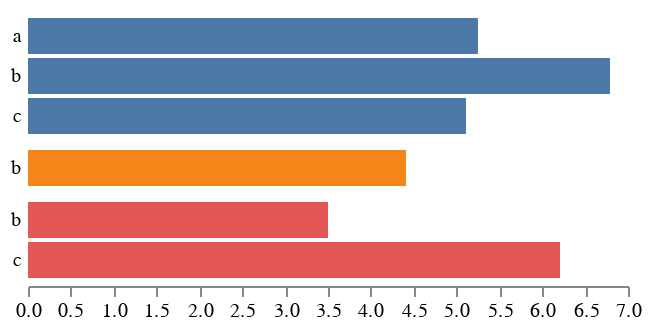

Source (Vega-Lite JSON):
### Vega specification from a JSON file in a GitHub repository (floating-point values rounded to 4 significant figures)
{"$schema": "https://vega.github.io/schema/vega/v4.json", "width": 300, "padding": 5, "autosize": "pad", "signals": [{"name": "rangeStep", "value": 20, "bind": {"input": "range", "min": 5, "max": 50, "step": 1}}, {"name": "innerPadding", "value": 0.1, "bind": {"input": "range", "min": 0, "max": 0.7, "step": 0.01}}, {"name": "outerPadding", "value": 0.2, "bind": {"input": "range", "min": 0, "max": 0.4, "step": 0.01}}, {"name": "height", "update": "trellisExtent[1]"}], "data": [{"name": "tuples", "values": [{"a": 0, "b": "a", "c": 6.3}, {"a": 0, "b": "a", "c": 4.2}, {"a": 0, "b": "b", "c": 6.8}, {"a": 0, "b": "c", "c": 5.1}, {"a": 1, "b": "b", "c": 4.4}, {"a": 2, "b": "b", "c": 3.5}, {"a": 2, "b": "c", "c": 6.2}], "transform": [{"type": "aggregate", "groupby": ["a", "b"], "fields": ["c"], "ops": ["average"], "as": ["c"]}]}, {"name": "trellis", "source": "tuples", "transform": [{"type": "aggregate", "groupby": ["a"]}, {"type": "formula", "as": "span", "expr": "rangeStep * bandspace(datum.count, innerPadding, outerPadding)"}, {"type": "stack", "field": "span"}, {"type": "extent", "field": "y1", "signal": "trellisExtent"}]}], "scales": [{"name": "xscale", "domain": {"data": "tuples", "field": "c"}, "nice": true, "zero": true, "round": true, "range": "width"}, {"name": "color", "type": "ordinal", "range": "category", "domain": {"data": "trellis", "field": "a"}}], "axes": [{"orient": "bottom", "scale": "xscale", "domain": true}], "marks": [{"type": "group", "from": {"data": "trellis", "facet": {"name": "faceted_tuples", "data": "tuples", "groupby": "a"}}, "encode": {"enter": {"x": {"value": 0}, "width": {"signal": "width"}}, "update": {"y": {"field": "y0"}, "y2": {"field": "y1"}}}, "scales": [{"name": "yscale", "type": "band", "paddingInner": {"signal": "innerPadding"}, "paddingOuter": {"signal": "outerPadding"}, "round": true, "domain": {"data": "faceted_tuples", "field": "b"}, "range": {"step": {"signal": "rangeStep"}}}], "axes": [{"orient": "left", "scale": "yscale", "ticks": false, "domain": false, "labelPadding": 4}], "marks": [{"type": "rect", "from": {"data": "faceted_tuples"}, "encode": {"enter": {"x": {"value": 0}, "x2": {"scale": "xscale", "field": "c"}, "fill": {"scale": "color", "field": "a"}, "strokeWidth": {"value": 2}}, "update": {"y": {"scale": "yscale", "field": "b"}, "height": {"scale": "yscale", "band": 1}, "stroke": {"value": null}, "zindex": {"value": 0}}, "hover": {"stroke": {"value": "firebrick"}, "zindex": {"value": 1}}}}]}]}
